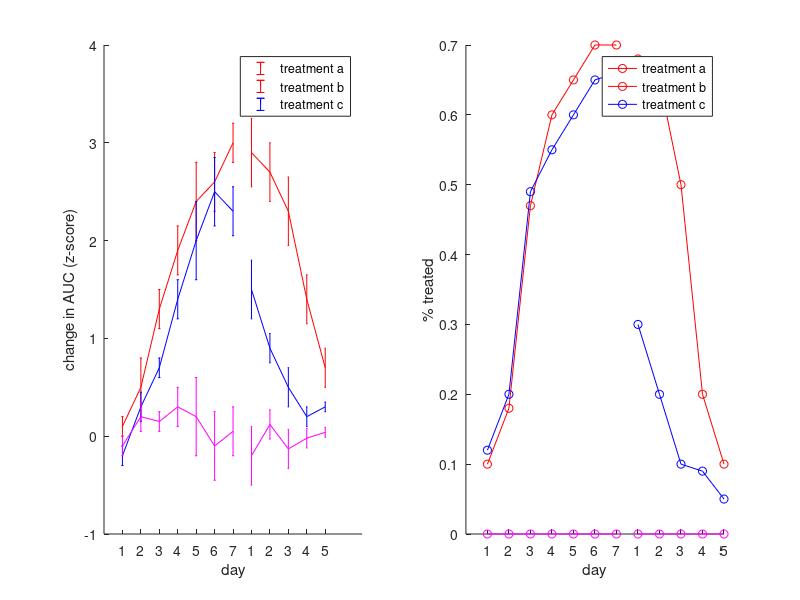

Source code (MATLAB): (Note: this script raises an error after producing the figure.)
figure
subplot(1,2,1)
errorbar(1:7,[0.1,0.5,1.3,1.9,2.4,2.6,3],[0.1,0.3,0.2,0.25,0.4,0.3,0.2],'r')
hold on
errorbar(8:12,[2.9,2.7,2.3,1.4,0.7],[0.35,0.3,0.35,0.25,0.2],'r')
errorbar(1:7,[-0.2,0.3,0.7,1.4,2,2.5,2.3],[0.1,0.15,0.1,0.2,0.4,0.35,0.25],'b')
errorbar(8:12,[1.5,0.9,0.5,0.2,0.3],[0.3,0.15,0.2,0.1,0.05],'b')
errorbar(1:7,[-0.1,0.2,0.15,0.3,0.2,-0.1,0.05],[0.1,0.15,0.1,0.2,0.4,0.35,0.25],'m')
errorbar(8:12,[-0.2,0.12,-0.13,-0.02,0.04],[0.3,0.15,0.2,0.1,0.05],'m')
set(gca,'xtick',1:12,'xticklabel',[1:7,1:5])
ylabel('change in AUC (z-score)')
xlabel('day')
legend({'treatment a','treatment b','treatment c'})
box off

subplot(1,2,2)
hold on
plot(1:7,[0.1,0.18,0.47,0.6,0.65,0.7,0.7],'-or')
plot(8:12,[0.68,0.65,0.5,0.2,0.1],'-or')
plot(1:7,[0.12,0.2,0.49,0.55,0.6,0.65,0.66],'-ob')
plot(8:12,[0.3,0.2,0.1,0.09,0.05],'-ob')
plot(1:7,[0,0,0,0,0,0,0],'-om')
plot(8:12,[0,0,0,0,0],'-om')
set(gca,'xtick',1:12,'xticklabel',[1:7,1:5])
ylabel('% treated')
xlabel('day')
legend({'treatment a','treatment b','treatment c'})
box off
%%
% load('lsd-baseVsal-base_zscore_stimImag_all-216feat.mat')
allBaseZ = zscore(cat(1,allData{1}{:,1}));
allLSD = cat(1,lsdData{1}{[2:7],3});
allSal = cat(1,allData{1}{:,3});
lsdZ = (allLSD-mean(cat(1,allData{1}{:,1}),1))./std(cat(1,allData{1}{:,1}),[],1);
salZ = (allSal-mean(cat(1,allData{1}{:,1}),1))./std(cat(1,allData{1}{:,1}),[],1);
x = 1;
[bN,bE] = histcounts(allBaseZ(:,x),30);
bN = bN./sum(bN);
bE = bE(2:end)-(bE(2)-bE(1))/2;
% histogram(lsdZ(:,x),30)
[sN,sE] = histcounts(salZ(:,x),30);
sE = sE(2:end)-(sE(2)-sE(1))/2;
sN = sN./sum(sN);
figure
hold on
plot(bE,smooth(bN))
plot(sE,smooth(sN))
xlabel('z-score from base')
ylabel('% of samples')
legend({'base','stim'})